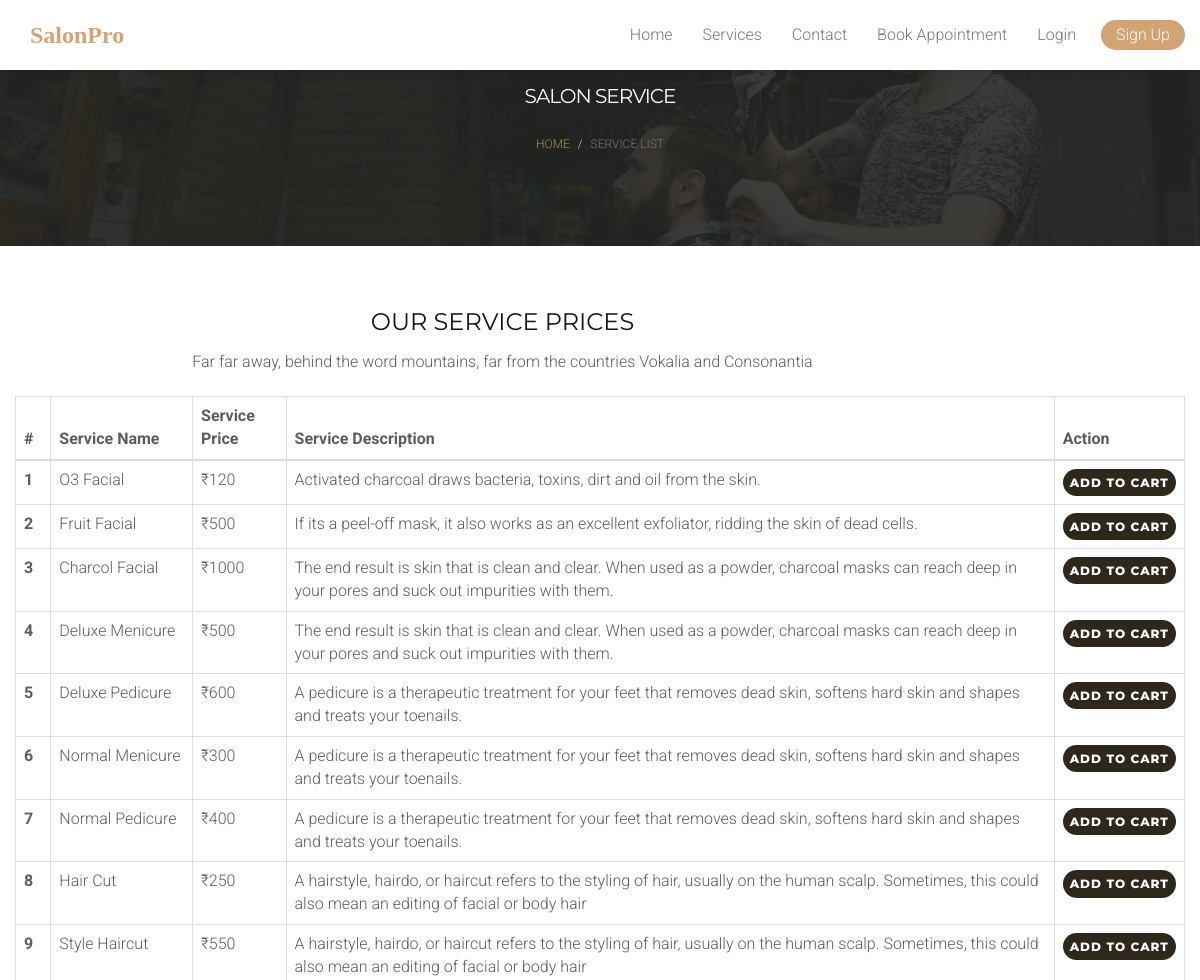
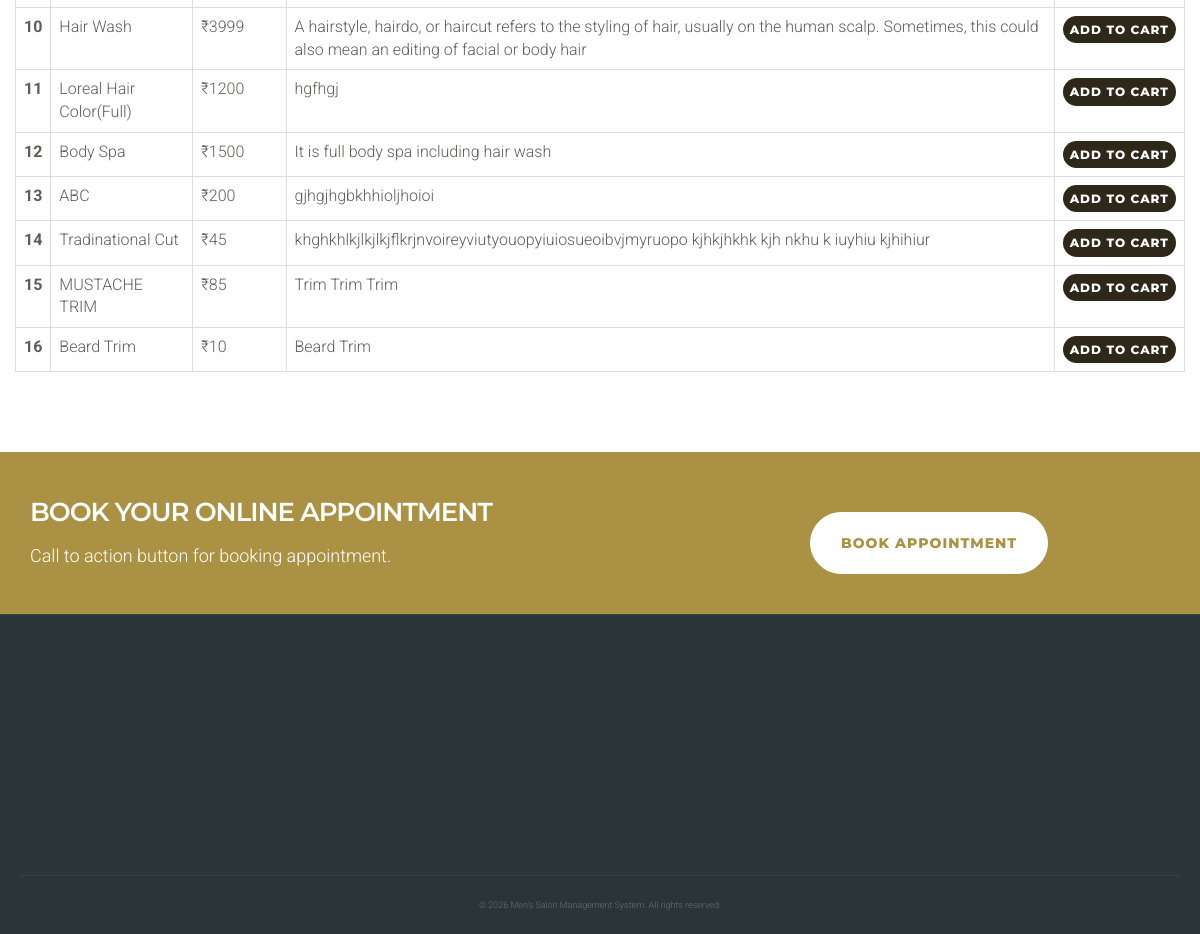
Page /msms/service-list.php on the committed database (2 pictures, top to bottom).
### tables this page shows
CREATE TABLE `tblservices` (
  `ID` int(10) NOT NULL,
  `ServiceName` varchar(200) DEFAULT NULL,
  `Description` mediumtext DEFAULT NULL,
  `Cost` int(10) DEFAULT NULL,
  `CreationDate` timestamp NULL DEFAULT current_timestamp()
);

### msms/service-list.php (the view, shortened to what this page needs)
<?php
include('includes/dbconnection.php');
  ?>
<!DOCTYPE html>
<html lang="en">
<head>
    <link href="css/bootstrap.min.css" rel="stylesheet">
    <link href="css/font-awesome.min.css" rel="stylesheet">
    <link href="css/style.css" rel="stylesheet">
</head>
<body>
   <?php include_once('includes/header.php');?>
    <div class="page-header">
        <div class="container">
            <div class="row">
                <div class="col-lg-12 col-md-12 col-sm-12 col-xs-12">
                    <div class="page-caption">
                        <h2 class="page-title">Salon Service</h2>
                        <div class="page-breadcrumb">
                            <ol class="breadcrumb">
                                <li><a href="index.php">Home</a></li>
                                <li class="active">service list</li>
                            </ol>
                        </div>
                    </div>
                </div>
            </div>
        </div>
    </div>
    <div class="content">
        <div class="container">
            <div class="row">
                <div class="col-md-10 heading-section text-center ftco-animate" style="padding-bottom: 20px;">
            <h2 class="mb-4">Our Service Prices</h2>
            <p>Far far away, behind the word mountains, far from the countries Vokalia and Consonantia</p>
          </div>
               <table class="table table-bordered"> <thead> <tr> <th>#</th> <th>Service Name</th> <th>Service Price</th> <th>Service Description</th> <th>Action</th> </tr> </thead> <tbody>
<?php
$cache_file = 'cache/services_cache.json';
$cache_time = 3600;
if (file_exists($cache_file) && (time() - filemtime($cache_file) < $cache_time)) {
    $services = json_decode(file_get_contents($cache_file), true);
} else {
    $ret = mysqli_query($con, "select * from tblservices");
    $services = [];
    while ($row = mysqli_fetch_array($ret)) {
        $services[] = $row;
    }
}
$cnt = 1;
foreach ($services as $row) {
?>
             <tr>
                <th scope="row"><?php echo $cnt;?></th>
                <td><?php  echo $row['ServiceName'];?></td>
                <td>₹<?php  echo $row['Cost'];?></td>
                <td><?php  echo $row['Description'];?></td>
                <td>
                    <form method="post">
                        <button type="submit" name="add_to_cart" class="btn btn-primary btn-xs">Add to Cart</button>
                    </form>
                </td>
             </tr>   <?php
$cnt=$cnt+1;
}?></tbody> </table>
            </div>
        </div>
    </div>
    <div class="space-small bg-primary">
        <div class="container">
            <div class="row">
                <div class="col-lg-8 col-sm-7 col-md-8 col-xs-12">
                    <h1 class="cta-title">Book your online appointment</h1>
                    <p class="cta-text"> Call to action button for booking appointment.</p>
                </div>
                <div class="col-lg-4 col-sm-5 col-md-4 col-xs-12">
                    <a href="appointment.php" class="btn btn-white btn-lg mt20">Book Appointment</a>
                </div>
            </div>
        </div>
    </div>
    <?php include_once('includes/footer.php');?>
</body>
</html>

### msms/includes/header.php (shortened to what this page needs)
<nav class="navbar navbar-default navbar-fixed-top">
    <div class="container">
        <div class="navbar-header">
            <a class="navbar-brand" href="index.php">SalonPro</a>
        </div>
        <div class="collapse navbar-collapse" id="bs-example-navbar-collapse-1">
            <ul class="nav navbar-nav navbar-right">
                <li><a href="index.php">Home</a></li>
                <li><a href="service-list.php">Services</a></li>
                <li><a href="contact.php">Contact</a></li>
                <li><a href="appointment.php">Book Appointment</a></li>
                <?php if (isset($_SESSION['msmsuid'])):
                    $uid = $_SESSION['msmsuid'];
                    $cart_count_query = mysqli_query($con, "SELECT COUNT(ID) as total FROM tblcart WHERE UserID = '$uid'");
                    $cart_count_data = mysqli_fetch_array($cart_count_query);
                    $cart_count = $cart_count_data['total'];
                ?>
                    <li><a href="cart.php"><i class="fa fa-shopping-cart"></i> <span class="badge"><?php echo $cart_count; ?></span></a></li>
                    <li class="dropdown">
                        <a href="#" class="dropdown-toggle" data-toggle="dropdown" role="button" aria-haspopup="true" aria-expanded="false">
                            <i class="fa fa-user"></i> <?php echo explode(' ', $_SESSION['msmsname'])[0]; ?> <span class="caret"></span>
                        </a>
                        <ul class="dropdown-menu">
                            <li><a href="dashboard.php">My Appointments</a></li>
                            <li><a href="profile.php">My Profile</a></li>
                            <li class="divider"></li>
                            <li><a href="logout.php">Logout</a></li>
                        </ul>
                    </li>
                <?php else: ?>
                    <li><a href="login.php" class="btn-login-nav">Login</a></li>
                    <li><a href="signup.php" class="btn-signup-nav">Sign Up</a></li>
                <?php endif; ?>
            </ul>
        </div>
    </div>
</nav>

### msms/includes/footer.php (shortened to what this page needs)
<div class="salon-footer">
    <div class="footer-container">
        <div class="footer-grid">
        </div>
        <div class="footer-bottom">
            <p class="copyright">© <?php echo date('Y'); ?> Men's Salon Management System. All rights reserved.</p>
        </div>
    </div>
</div>

### msms/css/style.css (style rules this page uses)
body { font-size: 16px; background-color: #fff; color: #5d5c59; font-family: 'Roboto', sans-serif; line-height: 28px; font-weight: 300; }
h1, h2, h3, h4, h5, h6 { margin: 0; padding: 0; margin-bottom: 10px; color: #18150d; font-weight: 400; font-family: 'Montserrat', sans-serif; text-transform: uppercase; -webkit-font-smoothing: antialiased; text-rendering: optimizeLegibility; }
h1 { font-size: 32px; line-height: 42px; }
h2 { font-size: 24px; line-height: 32px; }
p { margin: 0 0 20px; }
p:last-child { margin-bottom: 0px; }
ul, ol { margin: 0; }
a { color: #aa9144; text-decoration: none; -webkit-transition: all 0.3s; -moz-transition: all 0.3s; transition: all 0.3s; }
.btn { display: inline-block; padding: 14px 30px; margin-bottom: 0; font-size: 13px; font-weight: 800; letter-spacing: 1px; line-height: 1.42857143; text-align: center; border: none; text-transform: uppercase; border-radius: 100px;font-family: 'Montserrat', sans-serif; -webkit-font-smoothing: antialiased; text-rendering: optimizeLegibility; }
.btn-primary { background-color: #2d281a; color: #fff; }
.btn-white { color: #aa9144; background-color: #fff; border: 1px solid #fff; }
.btn-lg { font-size: 14px; padding: 20px 30px; }
.btn-xs { font-size: 12px; padding: 5px 7px; }
.space-small { padding-top: 40px; padding-bottom: 40px; }
.mt20 { margin-top: 20px; }
.bg-primary { background-color: #aa9144; }
.cta-title { font-size: 32px; font-weight: 700; letter-spacing: -1px; color: #fff; margin-bottom: 10px; }
.cta-text { font-size: 18px; color: #a2fed4; }
.cta-title { font-size: 36px; color: #fff; line-height: 58px; font-weight: 600; margin-bottom: 10px; letter-spacing: -1px; }
.cta-text { font-size: 18px; color: #fff; margin-bottom: 30px; }
.page-header { background: linear-gradient(rgba(36, 39, 38, 0.5), rgba(36, 39, 38, 0.5)), rgba(36, 39, 38, 0.5) url(../images/page-header.jpg) no-repeat center; background-size: cover; margin: 0; border-bottom: none; padding-bottom: 0px; }
.page-caption { padding: 120px 0px; position: relative; z-index: 1; color: #fff; text-align: center; }
.page-title { color: #fff; font-size: 40px; font-weight: 400; letter-spacing: -1px; }
.page-breadcrumb .breadcrumb { background-color: transparent; margin-bottom: 0px; font-size: 12px; text-transform: uppercase; }
.content { padding-top: 60px; padding-bottom: 60px; }
@media only screen and (max-width : 1200px) { .cta-title { font-size: 26px; line-height: 40px; } }
@media only screen and (max-width : 1200px) { .page-title { font-size: 20px; } }
@media only screen and (max-width : 1200px) { .page-caption { padding: 80px 0px; } }

### msms/includes/header.php (style rules this page uses)
.navbar-default { background-color: #fff; border: none; box-shadow: 0 2px 10px rgba(0,0,0,0.1); padding: 10px 0; }
.navbar-brand { font-family: 'Playfair Display', serif; font-weight: 700; font-size: 24px; color: #d4a373 !important; }
.btn-signup-nav { background: #d4a373; color: #fff !important; border-radius: 20px; margin-top: 10px; padding: 5px 15px !important; margin-left: 10px; transition: 0.3s; }

### msms/includes/footer.php (style rules this page uses)
:root { --salon-dark: #2a3439; --salon-gold: #d4a373; --salon-light: #f8f5f2; --salon-medium: #6d6d7a; --transition: all 0.4s cubic-bezier(0.65, 0, 0.35, 1); }
.salon-footer { background: var(--salon-dark); color: var(--salon-light); padding: 4rem 0 0; border-top: 1px solid rgba(212, 163, 115, 0.1); }
.footer-container { max-width: 1200px; margin: 0 auto; padding: 0 2rem; }
.footer-grid { display: grid; grid-template-columns: repeat(auto-fit, minmax(250px, 1fr)); gap: 3rem; margin-bottom: 3rem; }
.footer-bottom { border-top: 1px solid rgba(212, 163, 115, 0.1); padding: 1.5rem 0; text-align: center; }
.copyright { font-size: 0.9rem; color: var(--salon-medium); }

### rows in the picture
tblservices: ServiceName "O3 Facial", Cost "120", Description "Activated charcoal draws bacteria, toxins, dirt and oil from the skin."
tblservices: ServiceName "Fruit Facial", Cost "500", Description "If its a peel-off mask, it also works as an excellent exfoliator, ridding the skin of dead cells."
tblservices: ServiceName "Charcol Facial", Cost "1000", Description "The end result is skin that is clean and clear. When used as a powder, charcoal masks can reach deep in your pores and suck out impurities with them."
tblservices: ServiceName "Deluxe Menicure", Cost "500", Description "The end result is skin that is clean and clear. When used as a powder, charcoal masks can reach deep in your pores and suck out impurities with them."
tblservices: ServiceName "Deluxe Pedicure", Cost "600", Description "A pedicure is a therapeutic treatment for your feet that removes dead skin, softens hard skin and shapes and treats your toenails."
tblservices: ServiceName "Normal Menicure", Cost "300", Description "A pedicure is a therapeutic treatment for your feet that removes dead skin, softens hard skin and shapes and treats your toenails."
tblservices: ServiceName "Normal Pedicure", Cost "400", Description "A pedicure is a therapeutic treatment for your feet that removes dead skin, softens hard skin and shapes and treats your toenails."
tblservices: ServiceName "Hair Cut", Cost "250", Description "A hairstyle, hairdo, or haircut refers to the styling of hair, usually on the human scalp. Sometimes, this could also mean an editing of facial or body hair"
tblservices: ServiceName "Style Haircut", Cost "550", Description "A hairstyle, hairdo, or haircut refers to the styling of hair, usually on the human scalp. Sometimes, this could also mean an editing of facial or body hair"
tblservices: ServiceName "Hair Wash", Cost "3999", Description "A hairstyle, hairdo, or haircut refers to the styling of hair, usually on the human scalp. Sometimes, this could also mean an editing of facial or body hair"
tblservices: ServiceName "Loreal Hair Color(Full)", Cost "1200", Description "hgfhgj"
tblservices: ServiceName "Body Spa", Cost "1500", Description "It is full body spa including hair wash"
tblservices: ServiceName "ABC", Cost "200", Description "gjhgjhgbkhhioljhoioi"
tblservices: ServiceName "Tradinational Cut", Cost "45", Description "khghkhlkjlkjlkjflkrjnvoireyviutyouopyiuiosueoibvjmyruopo kjhkjhkhk kjh nkhu k iuyhiu kjhihiur"
tblservices: ServiceName "MUSTACHE TRIM", Cost "85", Description "Trim Trim Trim"
tblservices: ServiceName "Beard Trim", Cost "10", Description "Beard Trim"
